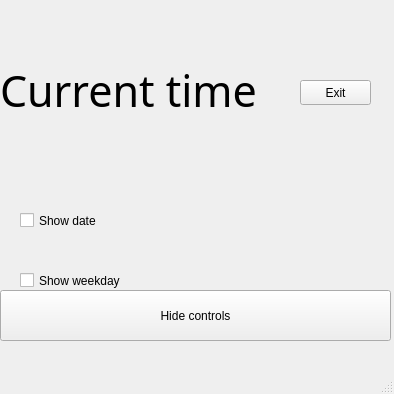
<?xml version="1.0" encoding="UTF-8"?>
<ui version="4.0">
 <class>MainWindow</class>
 <widget class="QMainWindow" name="MainWindow">
  <property name="geometry">
   <rect>
    <x>0</x>
    <y>0</y>
    <width>394</width>
    <height>394</height>
   </rect>
  </property>
  <property name="minimumSize">
   <size>
    <width>394</width>
    <height>394</height>
   </size>
  </property>
  <property name="maximumSize">
   <size>
    <width>394</width>
    <height>394</height>
   </size>
  </property>
  <property name="windowTitle">
   <string>Clock P421</string>
  </property>
  <property name="windowIcon">
   <iconset>
    <normaloff>../Загрузки/project/time_clock_icon_145885.ico</normaloff>../Загрузки/project/time_clock_icon_145885.ico</iconset>
  </property>
  <widget class="QWidget" name="centralwidget">
   <widget class="QLabel" name="label_time">
    <property name="geometry">
     <rect>
      <x>0</x>
      <y>-30</y>
      <width>791</width>
      <height>241</height>
     </rect>
    </property>
    <property name="minimumSize">
     <size>
      <width>0</width>
      <height>0</height>
     </size>
    </property>
    <property name="font">
     <font>
      <family>Noto Sans</family>
      <pointsize>32</pointsize>
     </font>
    </property>
    <property name="text">
     <string>Current time</string>
    </property>
   </widget>
   <widget class="QCheckBox" name="cbShowDate">
    <property name="geometry">
     <rect>
      <x>20</x>
      <y>200</y>
      <width>151</width>
      <height>41</height>
     </rect>
    </property>
    <property name="text">
     <string>Show date</string>
    </property>
   </widget>
   <widget class="QCheckBox" name="cbShowWeekday">
    <property name="geometry">
     <rect>
      <x>20</x>
      <y>260</y>
      <width>121</width>
      <height>41</height>
     </rect>
    </property>
    <property name="text">
     <string>Show weekday</string>
    </property>
   </widget>
   <widget class="QPushButton" name="btnHideControls">
    <property name="geometry">
     <rect>
      <x>0</x>
      <y>290</y>
      <width>391</width>
      <height>51</height>
     </rect>
    </property>
    <property name="maximumSize">
     <size>
      <width>16777215</width>
      <height>16777215</height>
     </size>
    </property>
    <property name="text">
     <string>Hide controls</string>
    </property>
   </widget>
   <widget class="QPushButton" name="pushButton">
    <property name="geometry">
     <rect>
      <x>300</x>
      <y>80</y>
      <width>71</width>
      <height>25</height>
     </rect>
    </property>
    <property name="text">
     <string>Exit</string>
    </property>
    <property name="iconSize">
     <size>
      <width>8</width>
      <height>8</height>
     </size>
    </property>
   </widget>
  </widget>
  <widget class="QMenuBar" name="menubar">
   <property name="geometry">
    <rect>
     <x>0</x>
     <y>0</y>
     <width>394</width>
     <height>22</height>
    </rect>
   </property>
  </widget>
  <widget class="QStatusBar" name="statusbar"/>
 </widget>
 <resources/>
 <connections/>
</ui>
